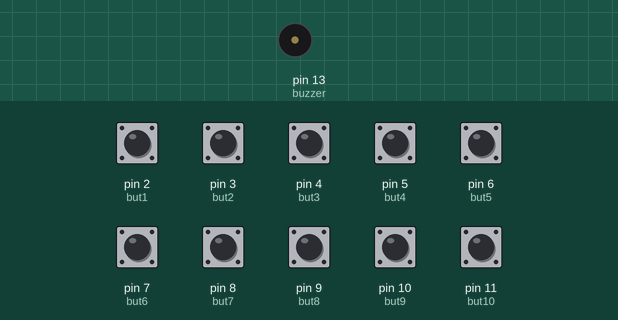
Bench run of a sketch on a simulated Arduino Uno, built with avr-gcc and run on an emulated ATmega328P. On the bench: buzzer (waves = sounding). Inputs (shaded band) come from the test bench; at power-on: pin 2 (but1), pin 3 (but2), pin 4 (but3), pin 5 (but4), pin 6 (but5), pin 7 (but6), pin 8 (but7), pin 9 (but8), pin 10 (but9), pin 11 (but10) LOW.

Above: at 1.2 s.
1.3 s: pin 2 (but1) pulled HIGH for 0.15 s
At 1.38 s:
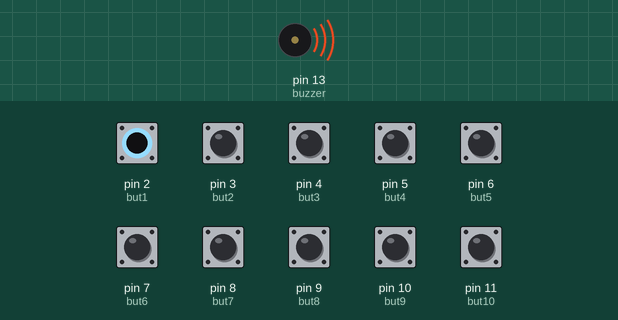
Timing chart, 0 to 4.3 s (numbered marks = the images above; inputs shaded):
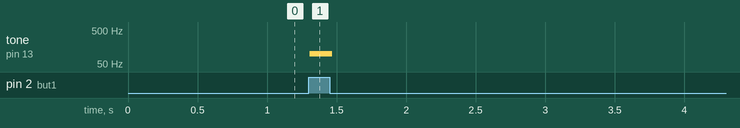

The sketch:

piano_1.ino
```cpp
int but1 = 2;
int but2 = 3;
int but3 = 4;
int but4 = 5;
int but5 = 6;
int but6 = 7;
int but7 = 8;
int but8 = 9;
int but9 = 10;
int but10 = 11;

int buzzer = 13;

 void setup()
{
  //button pins as input
  pinMode(but1,INPUT);
  pinMode(but2,INPUT);
  pinMode(but3,INPUT);
  pinMode(but4,INPUT);
  pinMode(but5,INPUT);
  pinMode(but6,INPUT);
  pinMode(but7,INPUT);
  pinMode(but8,INPUT);
  pinMode(but9,INPUT);
  pinMode(but10,INPUT);
  //buzzer pin as output
  pinMode(buzzer,OUTPUT);

}

void loop()
{
   //read the value from buttons
  int b1 = digitalRead(but1);
  int b2 = digitalRead(but2);
  int b3 = digitalRead(but3);
  int b4 = digitalRead(but4);
  int b5 = digitalRead(but5);
  int b6 = digitalRead(but6);
  int b7 = digitalRead(but7);
  int b8 = digitalRead(but8);
  int b9 = digitalRead(but9);
  int b10 = digitalRead(but10);

  if( b1 == 1 ){
     tone(buzzer,100,20);
  }
    if( b2 == 1 ){
     tone(buzzer,200,50);
  }
    if( b3 == 1 ){
     tone(buzzer,300,100);
  }
    if( b4 == 1 ){
     tone(buzzer,400,100);
  }
    if( b5 == 1 ){
     tone(buzzer,500,100);
  }
    if( b6 == 1 ){
     tone(buzzer,600,100);
  }
    if( b7 == 1 ){
     tone(buzzer,700,100);
  }
    if( b8 == 1 ){
     tone(buzzer,800,100);
  }
    if( b9 == 1 ){
     tone(buzzer,900,100);
  }
    if( b10 == 1 ){
     tone(buzzer,1000,100);
  }


  delay(10);
}
```

Measured:
- after the input at 1.3 s, tone on pin 13 (buzzer): silent → 100 Hz at once, → silent 0.16 s later
